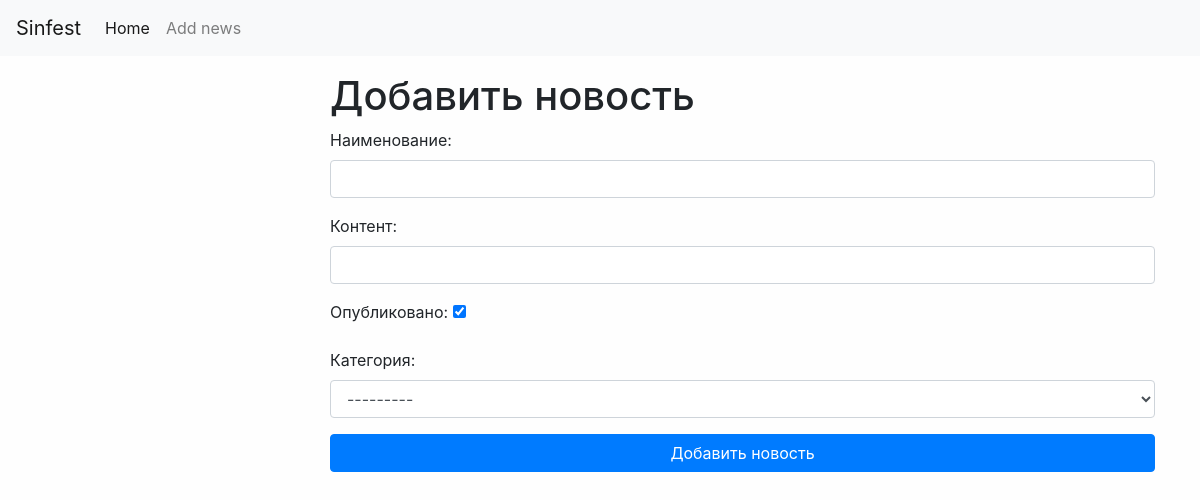
The app's page /news/add_news/, older data.
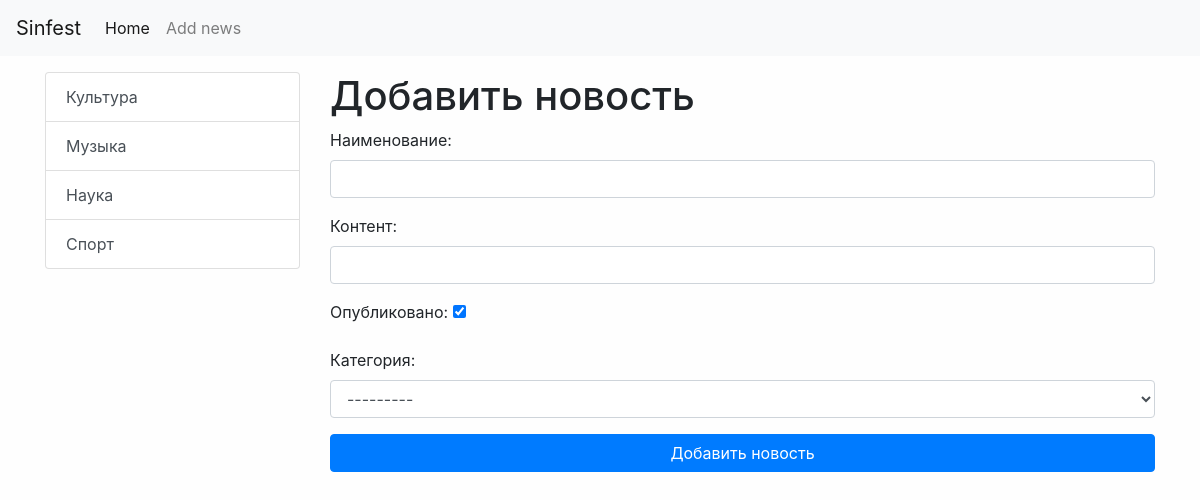
The same page, newer data.
### news/models.py (models this page shows)
class Category(models.Model):
    title = models.CharField(max_length=150, db_index=True, verbose_name='Наименование категории')
    def get_absolute_url(self):
        return reverse("category", kwargs={"category_id": self.pk})
    def __str__(self):
        return self.title
    class Meta:
        verbose_name = 'Категория'
        verbose_name_plural = 'Категории'
        ordering = ['title']

### news/views.py (the view)
# urls.py: path('news/add_news/', CreateNews.as_view(), name='add_news'),
class CreateNews(CreateView):
    form_class = NewsForm
    template_name = 'news/add_news.html'
    success_url = reverse_lazy('home')

### news/forms.py (shortened to what this page needs)
class NewsForm(forms.ModelForm):
    class Meta:
        model = News
        fields = ['title', 'content', 'is_published', 'category']
        widgets = {
            'title':forms.TextInput(attrs={'class':'form-control'}),
            'content':forms.TextInput(attrs={'class':'form-control', 'rows': 5}),
            "category":forms.Select(attrs={'class':'form-control'})
        }

### news/templatetags/news_tags.py (called while the page is built)
@register.inclusion_tag('news/list_categories.html')
def show_categories():
    categories = Category.objects.all()
    return {"categories" : categories}

### news/templates/news/add_news.html (shortened to what this page needs)
{% extends 'base.html' %}
{% block sidebar %}
{% include 'inc/_sidebar.html'%}
{% endblock %}
{% block content %}
<h1> Добавить новость</h1>
<form action="{% url 'add_news' %}" method="post">
    {{ form.as_p }}
    <button type="submit" class="btn btn-primary btn-block"> Добавить новость</button>
</form>
{% endblock %}

### news/templates/news/list_categories.html
<div class="list-group">
    {% for item in categories %}
    <a href="{{ item.get_absolute_url }}" class="list-group-item list-group-item-action">{{ item.title }}</a>
{% endfor %}
</div>

Row changes from the older to the newer data that the page shows:
added Category: title "Культура"
added Category: title "Музыка"
added Category: title "Наука"
added Category: title "Спорт"
